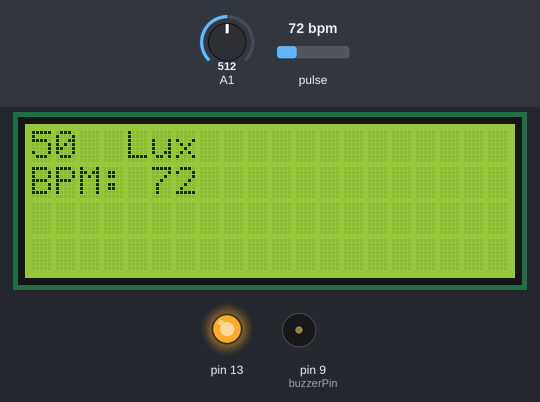
Bench run of a sketch on a simulated Arduino Uno, built with avr-gcc and run on an emulated ATmega328P. Parts: 20×4 character LCD, output pins drawn as LEDs (lit = HIGH), buzzer (waves = sounding, pin HIGH). Dashed ring = blinking. The inputs (shaded band) are chosen by the test bench; at power-on: pulse 72 bpm, A1 = 512. What the sketch prints to the serial monitor is not drawn.

Above: at 1.4 s.
1.5 s: pulse set to 60 bpm
At 2.2 s:
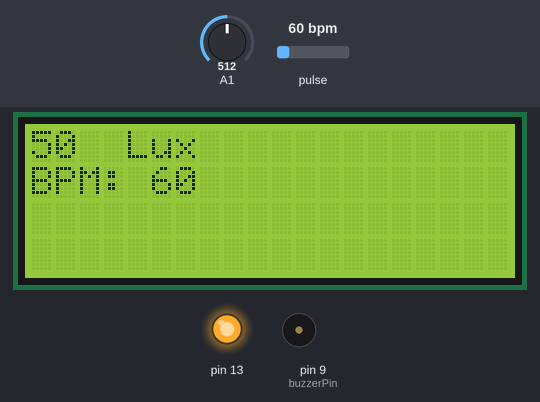
3.3 s: pulse set to 56 bpm
At 4.5 s:
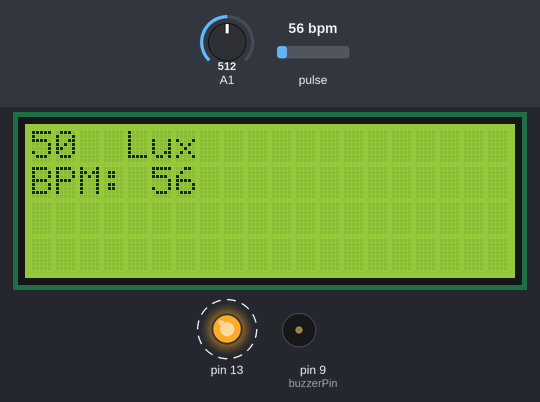
7.5 s: pulse set to 42 bpm
At 9.5 s:
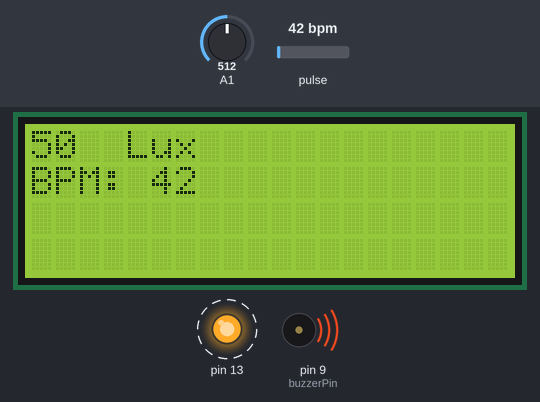
11.7 s: A1 set to 560
15.5 s: A1 set to 540
18.4 s: A1 set to 511
At 20.06 s:
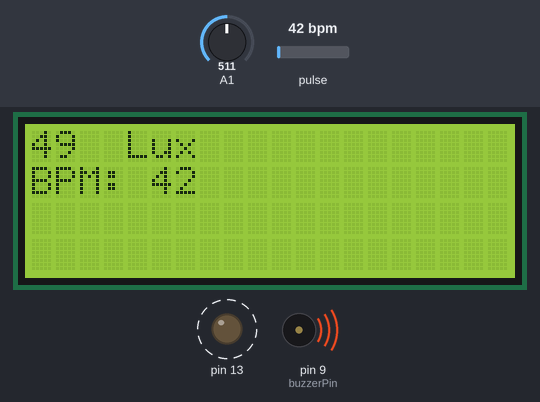
Timing chart, 0 to 22.3 s (numbered marks = the images above; inputs shaded):
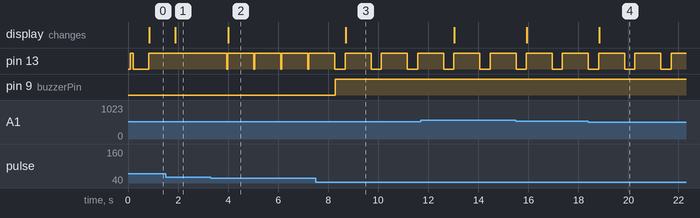

The sketch:

Heart_Rate_Monitoring.ino
```cpp
#define USE_ARDUINO_INTERRUPTS true
#include <PulseSensorPlayground.h>
#include <Wire.h>
#include <LiquidCrystal_I2C.h>

const int PulseWire = 0;       // PulseSensor signal connected to Analog Pin A0
const int LED13 = 13;          // On-board / external pulse indicator LED on D13
int Threshold = 550;           // ADC beat-detection threshold (0-1023)
int buzzerPin = 9;             // Relay & low-BPM alarm driver on D9

PulseSensorPlayground pulseSensor;
LiquidCrystal_I2C lcd(0x20, 20, 4);

void setup() {
  Serial.begin(9600);
  pinMode(buzzerPin, OUTPUT);

  pulseSensor.analogInput(PulseWire);
  pulseSensor.blinkOnPulse(LED13);
  pulseSensor.setThreshold(Threshold);
  lcd.begin();

  if (pulseSensor.begin()) {
    lcd.setCursor(3, 0);
    lcd.print("Calibrating");
    lcd.setCursor(2, 1);
    lcd.print("System Ready");
  }
}

double Light(int RawADC1) {
  double Vout = RawADC1 * 0.0048828125;
  int lux = 500 / (10 * ((5 - Vout) / Vout));
  return lux;
}

void loop() {
  int myBPM = pulseSensor.getBeatsPerMinute();

  if (pulseSensor.sawStartOfBeat()) {
    int currentLux = int(Light(analogRead(1)));
    lcd.clear();
    lcd.setCursor(0, 0);
    lcd.print(currentLux);
    lcd.setCursor(4, 0);
    lcd.print("Lux");
    lcd.setCursor(0, 1);
    lcd.print("BPM: ");
    lcd.setCursor(5, 1);
    lcd.print(myBPM);

    Serial.print("Lux: ");
    Serial.print(currentLux);
    Serial.print(" | BPM: ");
    Serial.println(myBPM);
    delay(1000);
  }

  delay(20);
  if (myBPM <= 55) {
    digitalWrite(buzzerPin, HIGH);
    Serial.println("Low BPM alarm");
  } else {
    digitalWrite(buzzerPin, LOW);
  }
}
```

Measured:
- the behaviour switches between 58 and 57 bpm on pulse (found by bisection; images 1 and 2)
- after the input at 1.5 s, the display: changes after 0.39 s (image 1)
- after the input at 3.3 s, pin 13: alternates HIGH for 1.0 s and LOW for 0.04 s, starting after 0.65 s; the display: changes after 0.71 s (image 2)
- after the input at 7.5 s, pin 13: alternates HIGH for 1.0 s and LOW for 0.41 s, starting after 1.2 s; pin 9 (buzzerPin): LOW → HIGH after 0.79 s; the display: changes after 1.2 s (image 3)
- after the input at 18.4 s, the display: changes after 0.43 s (image 4)
